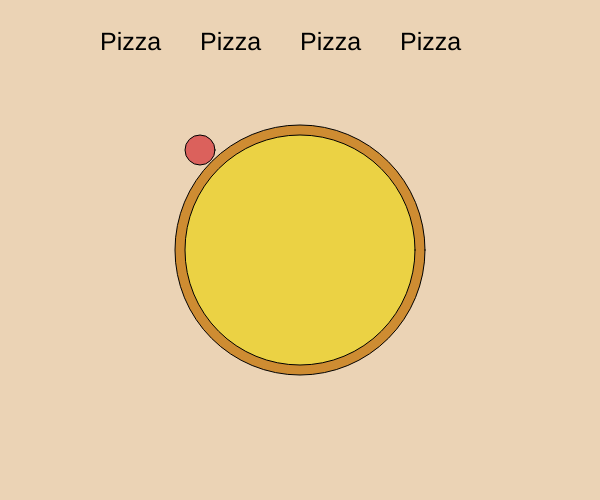
Frame 1 (no input)
Frame 60 (no input): identical to frame 1, image omitted
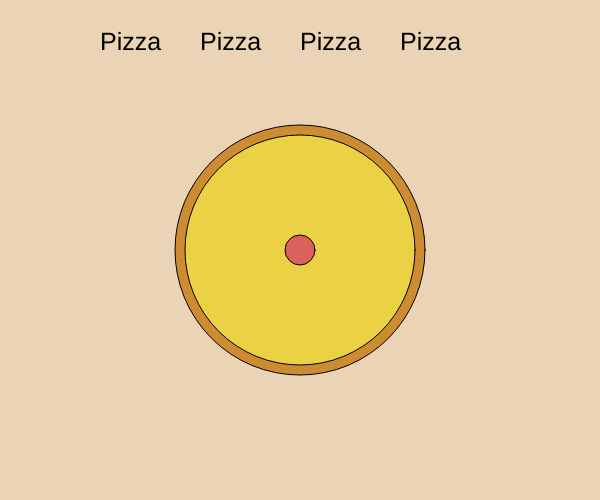
Frame 120 (the mouse pressed at the canvas centre since frame 60)

The p5.js sketch that drew these frames (run headless with seeded random() and noise() and a simulated clock; from frame 60 on, the mouse is pressed at the canvas centre):

// p5.js sketch
// ── sketch.js
let topping = 1;
let numToppings = 0;

function setup() {
  createCanvas(600, 500);
}

function draw() {
  background(235, 211, 181);

  fill(0);
  textSize(25);
  for (let i = 100; i < 500; i+=100) {
    text("Pizza", i, 50);
  }

  fill(206, 140, 50);
  ellipse(width / 2, height / 2, 250, 250);
  fill(235, 210, 68);
  ellipse(width / 2, height / 2, 230, 230);

  let mx = constrain(mouseX, 200, 400);
  let my = constrain(mouseY, 150, 350);

  if (topping == 1) {
    fill(219, 97, 92);
    ellipse(mx, my, 30, 30);
  }
  else if (topping == 2) {
    fill(145, 99, 54);
    ellipse(mx, my, 13, 13);
  }
  else if (topping == 3) {
    fill(44, 193, 36);
    rect(mx, my, 20, 5);
  }
}

function mouseClicked() {
  if (numToppings < 20) {
    let mx = constrain(mouseX, 200, 400);
    let my = constrain(mouseY, 150, 350);

    if (topping == 1) {
      fill(219, 97, 92);
      ellipse(mx, my, 30, 30);
    }
    else if (topping == 2) {
      fill(145, 99, 54);
      ellipse(mx, my, 13, 13);
    }
    else if (topping == 3) {
      fill(44, 193, 36);
      rect(mx, my, 20, 5);
    }
    numToppings++;
  }
  else {
    fill(0);
    textAlign(CENTER);
    textSize(25);
    text("Too Many Toppings!", width / 2, 450);
  }
  noLoop();
}

function keyPressed() {
  if (topping < 3) {
    topping++;
  }
  else {
    topping = 1;
  }
}
